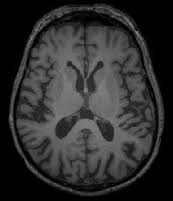
#> input picture brain_tumor_dataset/no/10 no.jpg, 173 x 201 px
$ python -i segmentation.py   (imports and definitions only)
#> lines starting #> are read from the running program, lines starting #| are printed output that depends on the picture; after the words box and inside, x2 and y2 are one past the last pixel; in counts of white or black regions, pixels touching at a corner belong together
#> further down, picture is the input picture: shape (201, 173, 3); min 0, max 139, mean 46.7
import numpy as np
from skimage import img_as_float
from skimage.filters import threshold_multiotsu
from scipy.ndimage import binary_fill_holes, binary_erosion, label
from medpy.filter.smoothing import anisotropic_diffusion
import cv2

# =============================================================================
#  CORE LOGIC (Extracted from your provided code)
# =============================================================================

# [5 lines left out: function calculate_shannon_entropy, not called in this run]

def extract_brain_mask(image):
    mean_val = image[image > 0].mean()
#> mean_val = 0.247
    binary_head_mask = image > mean_val * 0.5
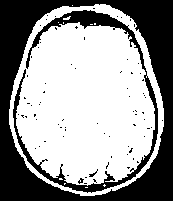
#> binary_head_mask: shape (201, 173) bool; 59.2% white; 79 black regions (76 under 20 px), largest, box (x1, y1, x2, y2) and area: (0, 0, 173, 201) 11319, (13, 10, 158, 193) 2661, (89, 169, 98, 177) 22
    filled_mask = binary_fill_holes(binary_head_mask)
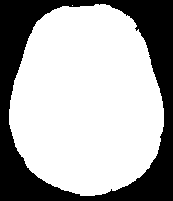
#> filled_mask: shape (201, 173) bool; 67.4% white; 1 black region, box (x1, y1, x2, y2) and area: (0, 0, 173, 201) 11319
    struct_el = np.ones((15, 15))
    brain_mask = binary_erosion(filled_mask, structure=struct_el, iterations=2)
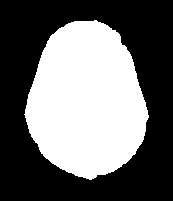
#> brain_mask: shape (201, 173) bool; 41.9% white; 1 white region, box (x1, y1, x2, y2) and area: (24, 20, 149, 180) 14558
    labels, _ = label(brain_mask)
    if labels.max() == 0: return brain_mask
    largest_comp_label = np.argmax(np.bincount(labels.flat)[1:]) + 1
#> largest_comp_label = 1
    final_brain_mask = labels == largest_comp_label
    shrink_struct = np.ones((10, 10))
    return binary_erosion(final_brain_mask, structure=shrink_struct)
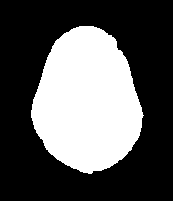
#> returned value: shape (201, 173) bool; 34.8% white; 1 white region, box (x1, y1, x2, y2) and area: (31, 26, 144, 174) 12101

# [62 lines left out: functions generate_tumor_proposal_with_hybrid_score, refine_with_multiphase_pde, not called in this run]

# =============================================================================
#  INTERFACE FUNCTION (Called by GUI)
# =============================================================================

def detect_tumor(image_bgr):
    """
    Input: OpenCV Image (BGR, 0-255)
    Output: Dictionary with mask and confidence, plus brain_mask (as uint8)
    """
    try:
        # 1. Preprocess: Convert to Float Grayscale (0.0 - 1.0)
        gray = cv2.cvtColor(image_bgr, cv2.COLOR_BGR2GRAY)
        img_float = img_as_float(gray)

        # 2. Extract Brain (We need to return this)
        brain_mask = extract_brain_mask(img_float)
        brain_mask_uint8 = (brain_mask * 255).astype(np.uint8)

        if not np.any(brain_mask):
            return {"found": False, "brain_mask": None}

        # 3. Smoothing
        brain_only = img_float * brain_mask
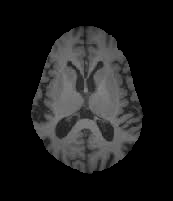
#> brain_only: shape (201, 173) float64; min 0, max 0.529, mean 0.115
#> (the run stopped early here; a loop or call above may not have finished)

$ run again, on brain_tumor_dataset/no/1 no.png
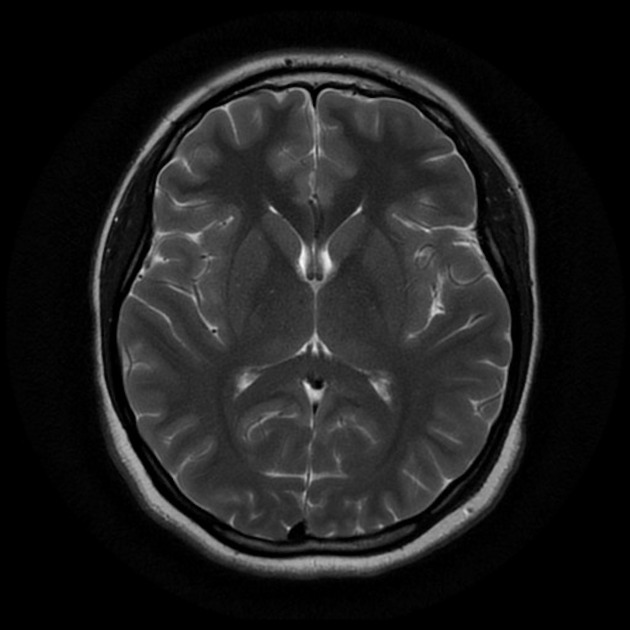
#> input picture brain_tumor_dataset/no/1 no.png, 630 x 630 px
#> picture is the input picture: shape (630, 630, 3); min 0, max 248, mean 29.7
#> mean_val = 0.158
#> in extract_brain_mask, `binary_head_mask = image > mean_val * 0.5`:
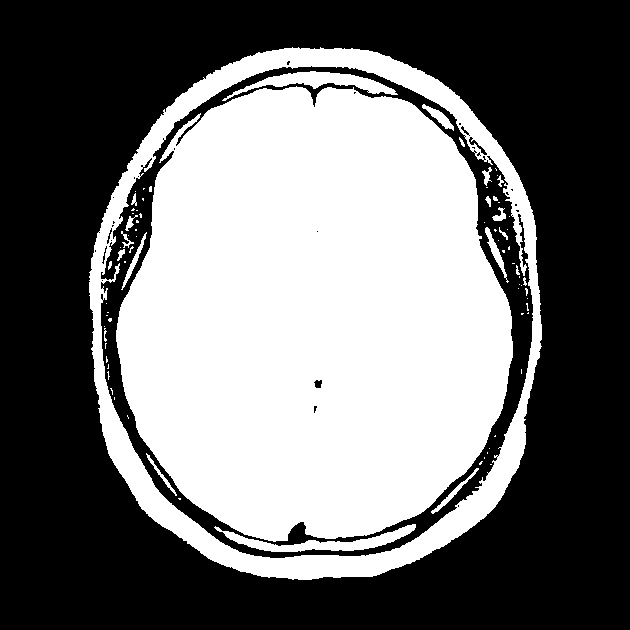
#> binary_head_mask: shape (630, 630) bool; 44% white; 80 white regions (57 under 20 px), largest, box (x1, y1, x2, y2) and area: (116, 86, 513, 542) 141735, (89, 47, 542, 580) 27658, (214, 524, 416, 552) 1710
#> filled_mask: shape (630, 630) bool; 49.6% white; 1 white region, box (x1, y1, x2, y2) and area: (89, 47, 542, 580) 196691
#> brain_mask: shape (630, 630) bool; 42.8% white; 1 white region, box (x1, y1, x2, y2) and area: (104, 63, 526, 565) 169722
#> largest_comp_label = 1
#> brain_mask_uint8: shape (630, 630); 40.7% white; 1 white region, box (x1, y1, x2, y2) and area: (109, 68, 522, 560) 161493
#> in detect_tumor, `brain_only = img_float * brain_mask`:
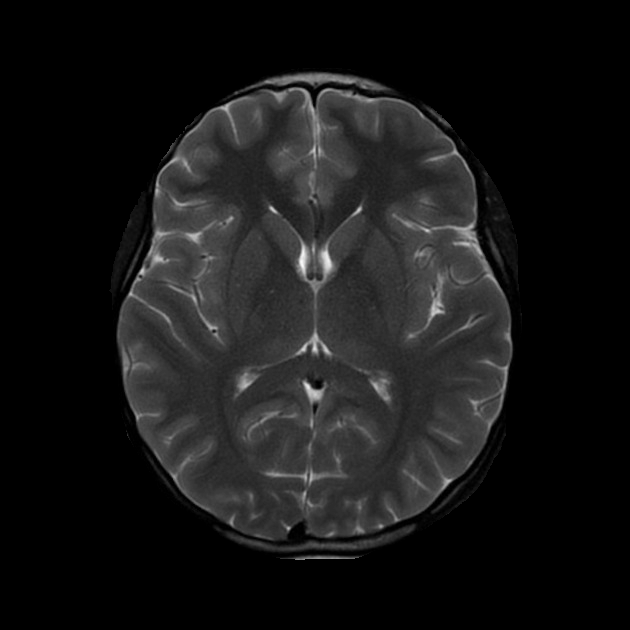
#> brain_only: shape (630, 630) float64; min 0, max 0.973, mean 0.0895

$ run again, on brain_tumor_dataset/no/WhatsApp Image 2025-12-04 at 8.05.19 PM (1).jpeg
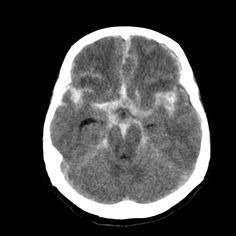
#> input picture brain_tumor_dataset/no/WhatsApp Image 2025-12-04 at 8.05.19 PM (1).jpeg, 236 x 236 px
#> picture is the input picture: shape (236, 236, 3); min 0, max 255, mean 67.9
#> mean_val = 0.513
#> in extract_brain_mask, `binary_head_mask = image > mean_val * 0.5`:
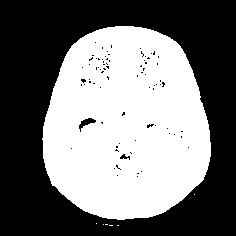
#> binary_head_mask: shape (236, 236) bool; 46.1% white; 7 white regions (6 under 20 px), largest, box (x1, y1, x2, y2) and area: (42, 26, 211, 220) 25683
#> filled_mask: shape (236, 236) bool; 46.7% white; 7 white regions (6 under 20 px), largest, box (x1, y1, x2, y2) and area: (42, 26, 211, 220) 26013
#> brain_mask: shape (236, 236) bool; 30% white; 1 white region, box (x1, y1, x2, y2) and area: (57, 41, 196, 204) 16700
#> largest_comp_label = 1
#> brain_mask_uint8: shape (236, 236); 25.3% white; 1 white region, box (x1, y1, x2, y2) and area: (63, 47, 191, 200) 14074
#> in detect_tumor, `brain_only = img_float * brain_mask`:
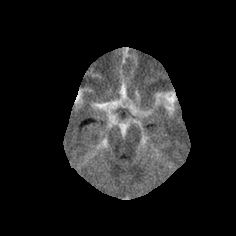
#> brain_only: shape (236, 236) float64; min 0, max 0.976, mean 0.112
